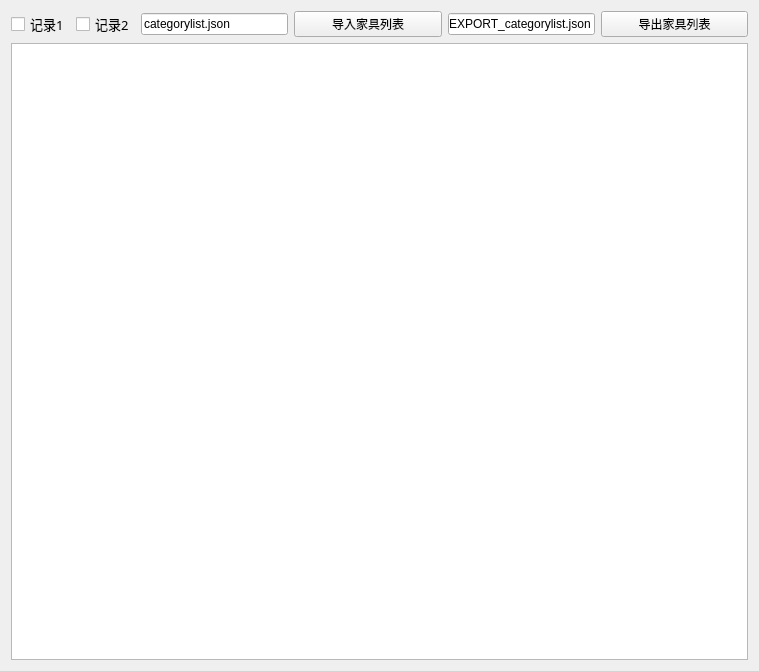
<?xml version="1.0" encoding="UTF-8"?>
<ui version="4.0">
 <class>EXPORT</class>
 <widget class="QWidget" name="EXPORT">
  <property name="geometry">
   <rect>
    <x>0</x>
    <y>0</y>
    <width>759</width>
    <height>671</height>
   </rect>
  </property>
  <property name="windowTitle">
   <string>EXPORT</string>
  </property>
  <layout class="QVBoxLayout" name="verticalLayout_2">
   <item>
    <layout class="QVBoxLayout" name="verticalLayout">
     <item>
      <layout class="QHBoxLayout" name="horizontalLayout_3">
       <item>
        <layout class="QHBoxLayout" name="horizontalLayout">
         <item>
          <widget class="QCheckBox" name="checkBox">
           <property name="sizePolicy">
            <sizepolicy hsizetype="Minimum" vsizetype="Fixed">
             <horstretch>1</horstretch>
             <verstretch>1</verstretch>
            </sizepolicy>
           </property>
           <property name="font">
            <font>
             <family>黑体</family>
             <pointsize>10</pointsize>
            </font>
           </property>
           <property name="text">
            <string>记录1</string>
           </property>
          </widget>
         </item>
         <item>
          <widget class="QCheckBox" name="checkBox_2">
           <property name="sizePolicy">
            <sizepolicy hsizetype="Minimum" vsizetype="Fixed">
             <horstretch>1</horstretch>
             <verstretch>1</verstretch>
            </sizepolicy>
           </property>
           <property name="font">
            <font>
             <family>黑体</family>
             <pointsize>10</pointsize>
            </font>
           </property>
           <property name="text">
            <string>记录2</string>
           </property>
          </widget>
         </item>
        </layout>
       </item>
       <item>
        <layout class="QHBoxLayout" name="horizontalLayout_2">
         <item>
          <widget class="QLineEdit" name="le_import">
           <property name="sizePolicy">
            <sizepolicy hsizetype="Expanding" vsizetype="Fixed">
             <horstretch>2</horstretch>
             <verstretch>2</verstretch>
            </sizepolicy>
           </property>
           <property name="text">
            <string>categorylist.json</string>
           </property>
          </widget>
         </item>
         <item>
          <widget class="QPushButton" name="pb_import">
           <property name="sizePolicy">
            <sizepolicy hsizetype="Minimum" vsizetype="Fixed">
             <horstretch>2</horstretch>
             <verstretch>2</verstretch>
            </sizepolicy>
           </property>
           <property name="text">
            <string>导入家具列表</string>
           </property>
          </widget>
         </item>
         <item>
          <widget class="QLineEdit" name="le_export">
           <property name="sizePolicy">
            <sizepolicy hsizetype="Expanding" vsizetype="Fixed">
             <horstretch>2</horstretch>
             <verstretch>2</verstretch>
            </sizepolicy>
           </property>
           <property name="text">
            <string>EXPORT_categorylist.json</string>
           </property>
          </widget>
         </item>
         <item>
          <widget class="QPushButton" name="pb_export">
           <property name="sizePolicy">
            <sizepolicy hsizetype="Minimum" vsizetype="Fixed">
             <horstretch>2</horstretch>
             <verstretch>2</verstretch>
            </sizepolicy>
           </property>
           <property name="text">
            <string>导出家具列表</string>
           </property>
          </widget>
         </item>
        </layout>
       </item>
      </layout>
     </item>
     <item>
      <widget class="QTableView" name="tableView"/>
     </item>
    </layout>
   </item>
  </layout>
 </widget>
 <layoutdefault spacing="6" margin="11"/>
 <resources/>
 <connections/>
</ui>
